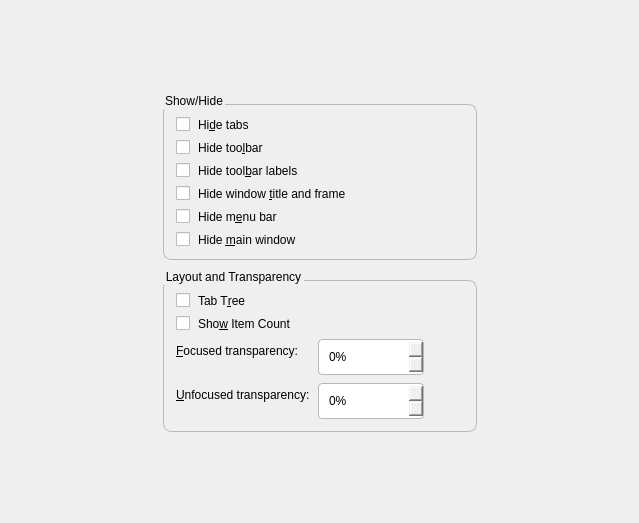
<?xml version="1.0" encoding="UTF-8"?>
<ui version="4.0">
 <class>ConfigTabLayout</class>
  <widget class="QScrollArea" name="scrollArea_5">
   <property name="geometry">
    <rect>
     <x>9</x>
     <y>9</y>
     <width>639</width>
     <height>523</height>
    </rect>
   </property>
   <property name="frameShape">
    <enum>QFrame::NoFrame</enum>
   </property>
   <property name="widgetResizable">
    <bool>true</bool>
   </property>
   <property name="styleSheet">
    <string notr="true">QPushButton {
    border-radius: 4px;
    padding: 5px 12px;
    min-height: 24px;
    border: 1px solid palette(mid);
    background-color: palette(button);
}

QLineEdit, QTextEdit, QPlainTextEdit {
    border-radius: 4px;
    border: 1px solid palette(mid);
    padding: 5px 8px;
    background-color: palette(base);
}

QComboBox {
    border-radius: 4px;
    border: 1px solid palette(mid);
    padding: 5px 8px;
    min-height: 24px;
}

QSpinBox {
    border-radius: 4px;
    border: 1px solid palette(mid);
    padding: 5px 8px;
    min-height: 24px;
    min-width: 72px;
}

QCheckBox, QRadioButton {
    spacing: 8px;
}

QGroupBox {
    border-radius: 8px;
    border: 1px solid palette(mid);
    margin-top: 12px;
    padding: 12px;
}

QListWidget, QTreeWidget, QTableWidget {
    border-radius: 8px;
    border: 1px solid palette(mid);
}

QTabWidget::pane {
    border: 1px solid palette(mid);
    border-radius: 8px;
}

QTabBar::tab {
    border-radius: 4px;
    padding: 6px 16px;
    margin-right: 4px;
}

QTabBar::tab:selected {
    background-color: palette(highlight);
    color: palette(highlighted-text);
}

QScrollBar {
    border: none;
    background: transparent;
    width: 8px;
    margin: 0;
}

QScrollBar::handle {
    background: palette(mid);
    border-radius: 4px;
    min-height: 24px;
}

QScrollBar::handle:hover {
    background: palette(mid);
}

QMenu {
    border-radius: 8px;
    border: 1px solid palette(mid);
    padding: 4px;
}

QDialog {
    background-color: palette(window);
}</string>
   </property>
   <widget class="QWidget" name="scrollAreaWidgetContents_6">
    <property name="geometry">
     <rect>
      <x>0</x>
      <y>0</y>
      <width>639</width>
      <height>523</height>
     </rect>
    </property>
    <layout class="QHBoxLayout" name="horizontalLayout_23">
     <property name="spacing">
      <number>8</number>
     </property>
     <property name="leftMargin">
      <number>12</number>
     </property>
     <property name="topMargin">
      <number>12</number>
     </property>
     <property name="rightMargin">
      <number>12</number>
     </property>
     <property name="bottomMargin">
      <number>12</number>
     </property>
     <item>
      <spacer name="horizontalSpacer_26">
       <property name="orientation">
        <enum>Qt::Horizontal</enum>
       </property>
       <property name="sizeHint" stdset="0">
        <size>
         <width>40</width>
         <height>20</height>
        </size>
       </property>
      </spacer>
     </item>
     <item>
      <layout class="QVBoxLayout" name="verticalLayout_13">
       <property name="spacing">
        <number>8</number>
       </property>
       <property name="leftMargin">
        <number>0</number>
       </property>
       <property name="topMargin">
        <number>0</number>
       </property>
       <property name="rightMargin">
        <number>0</number>
       </property>
       <property name="bottomMargin">
        <number>0</number>
       </property>
       <item>
        <spacer name="verticalSpacer_11">
         <property name="orientation">
          <enum>Qt::Vertical</enum>
         </property>
         <property name="sizeHint" stdset="0">
          <size>
           <width>20</width>
           <height>40</height>
          </size>
         </property>
        </spacer>
       </item>
       <item>
        <layout class="QVBoxLayout" name="verticalLayout_16">
         <property name="spacing">
          <number>8</number>
         </property>
         <property name="leftMargin">
          <number>0</number>
         </property>
         <property name="topMargin">
          <number>0</number>
         </property>
         <property name="rightMargin">
          <number>0</number>
         </property>
         <property name="bottomMargin">
          <number>0</number>
         </property>
         <item>
          <widget class="QGroupBox" name="groupBox_9">
           <property name="title">
            <string>Show/Hide</string>
           </property>
           <layout class="QVBoxLayout" name="verticalLayout_6">
            <property name="spacing">
             <number>8</number>
            </property>
            <property name="leftMargin">
             <number>0</number>
            </property>
            <property name="topMargin">
             <number>0</number>
            </property>
            <property name="rightMargin">
             <number>0</number>
            </property>
            <property name="bottomMargin">
             <number>0</number>
            </property>
            <item>
             <widget class="QCheckBox" name="checkBoxHideTabs">
              <property name="toolTip">
               <string>Hide tabs (press Alt key to show)</string>
              </property>
              <property name="text">
               <string>Hi&amp;de tabs</string>
              </property>
             </widget>
            </item>
            <item>
             <widget class="QCheckBox" name="checkBoxHideToolbar">
              <property name="toolTip">
               <string>Hide toolbar</string>
              </property>
              <property name="text">
               <string>Hide too&amp;lbar</string>
              </property>
             </widget>
            </item>
            <item>
             <widget class="QCheckBox" name="checkBoxHideToolbarLabels">
              <property name="text">
               <string>Hide tool&amp;bar labels</string>
              </property>
             </widget>
            </item>
            <item>
             <widget class="QCheckBox" name="checkBoxFramelessWindow">
              <property name="toolTip">
               <string>Drag empty area to move the window, drag bottom right corner to resize it</string>
              </property>
              <property name="text">
               <string>Hide window &amp;title and frame</string>
              </property>
             </widget>
            </item>
            <item>
             <widget class="QCheckBox" name="checkBoxHideMenuBar">
              <property name="toolTip">
               <string>Hide menu bar (Alt or the context menu shows it temporarily)</string>
              </property>
              <property name="text">
               <string>Hide m&amp;enu bar</string>
              </property>
             </widget>
            </item>
            <item>
             <widget class="QCheckBox" name="checkBoxHideWindow">
              <property name="toolTip">
               <string>Hide main window when closed</string>
              </property>
              <property name="text">
               <string>Hide &amp;main window</string>
              </property>
             </widget>
            </item>
           </layout>
          </widget>
         </item>
         <item>
          <widget class="QGroupBox" name="groupBox_6">
           <property name="title">
            <string>Layout and Transparency</string>
           </property>
           <layout class="QFormLayout" name="formLayout">
            <property name="spacing">
             <number>8</number>
            </property>
            <property name="leftMargin">
             <number>0</number>
            </property>
            <property name="topMargin">
             <number>0</number>
            </property>
            <property name="rightMargin">
             <number>0</number>
            </property>
            <property name="bottomMargin">
             <number>0</number>
            </property>
            <property name="fieldGrowthPolicy">
             <enum>QFormLayout::AllNonFixedFieldsGrow</enum>
            </property>
            <item row="1" column="0">
             <widget class="QCheckBox" name="checkBoxTabTree">
              <property name="toolTip">
               <string>Show tree with tabs instead of tab bar</string>
              </property>
              <property name="text">
               <string>Tab T&amp;ree</string>
              </property>
             </widget>
            </item>
            <item row="3" column="0">
             <widget class="QLabel" name="label_30">
              <property name="text">
               <string>&amp;Focused transparency:</string>
              </property>
              <property name="buddy">
               <cstring>spinBoxTransparencyFocused</cstring>
              </property>
             </widget>
            </item>
            <item row="3" column="1">
             <layout class="QHBoxLayout" name="horizontalLayout_12">
              <property name="spacing">
               <number>8</number>
              </property>
              <property name="leftMargin">
               <number>0</number>
              </property>
              <property name="topMargin">
               <number>0</number>
              </property>
              <property name="rightMargin">
               <number>0</number>
              </property>
              <property name="bottomMargin">
               <number>0</number>
              </property>
              <item>
               <widget class="QSpinBox" name="spinBoxTransparencyFocused">
                <property name="toolTip">
                 <string>Transparency of main window if focused.

Note: This is not supported on all systems.</string>
                </property>
                <property name="suffix">
                 <string notr="true">%</string>
                </property>
                <property name="maximum">
                 <number>100</number>
                </property>
               </widget>
              </item>
              <item>
               <spacer name="horizontalSpacer_9">
                <property name="orientation">
                 <enum>Qt::Horizontal</enum>
                </property>
                <property name="sizeHint" stdset="0">
                 <size>
                  <width>40</width>
                  <height>20</height>
                 </size>
                </property>
               </spacer>
              </item>
             </layout>
            </item>
            <item row="4" column="0">
             <widget class="QLabel" name="label_29">
              <property name="text">
               <string>&amp;Unfocused transparency:</string>
              </property>
              <property name="buddy">
               <cstring>spinBoxTransparencyUnfocused</cstring>
              </property>
             </widget>
            </item>
            <item row="4" column="1">
             <layout class="QHBoxLayout" name="horizontalLayout">
              <property name="spacing">
               <number>8</number>
              </property>
              <property name="leftMargin">
               <number>0</number>
              </property>
              <property name="topMargin">
               <number>0</number>
              </property>
              <property name="rightMargin">
               <number>0</number>
              </property>
              <property name="bottomMargin">
               <number>0</number>
              </property>
              <item>
               <widget class="QSpinBox" name="spinBoxTransparencyUnfocused">
                <property name="toolTip">
                 <string>Transparency of main window if unfocused.

Note: This is not supported on all systems.</string>
                </property>
                <property name="suffix">
                 <string notr="true">%</string>
                </property>
                <property name="maximum">
                 <number>100</number>
                </property>
               </widget>
              </item>
              <item>
               <spacer name="horizontalSpacer_8">
                <property name="orientation">
                 <enum>Qt::Horizontal</enum>
                </property>
                <property name="sizeHint" stdset="0">
                 <size>
                  <width>40</width>
                  <height>20</height>
                 </size>
                </property>
               </spacer>
              </item>
             </layout>
            </item>
            <item row="2" column="0">
             <widget class="QCheckBox" name="checkBoxShowTabItemCount">
              <property name="toolTip">
               <string>Show number of items in tabs</string>
              </property>
              <property name="text">
               <string>Sho&amp;w Item Count</string>
              </property>
             </widget>
            </item>
           </layout>
          </widget>
         </item>
        </layout>
       </item>
       <item>
        <spacer name="verticalSpacer_12">
         <property name="orientation">
          <enum>Qt::Vertical</enum>
         </property>
         <property name="sizeHint" stdset="0">
          <size>
           <width>20</width>
           <height>40</height>
          </size>
         </property>
        </spacer>
       </item>
      </layout>
     </item>
     <item>
      <spacer name="horizontalSpacer_30">
       <property name="orientation">
        <enum>Qt::Horizontal</enum>
       </property>
       <property name="sizeHint" stdset="0">
        <size>
         <width>40</width>
         <height>20</height>
        </size>
       </property>
      </spacer>
     </item>
    </layout>
   </widget>
  </widget>
 <resources/>
</ui>
